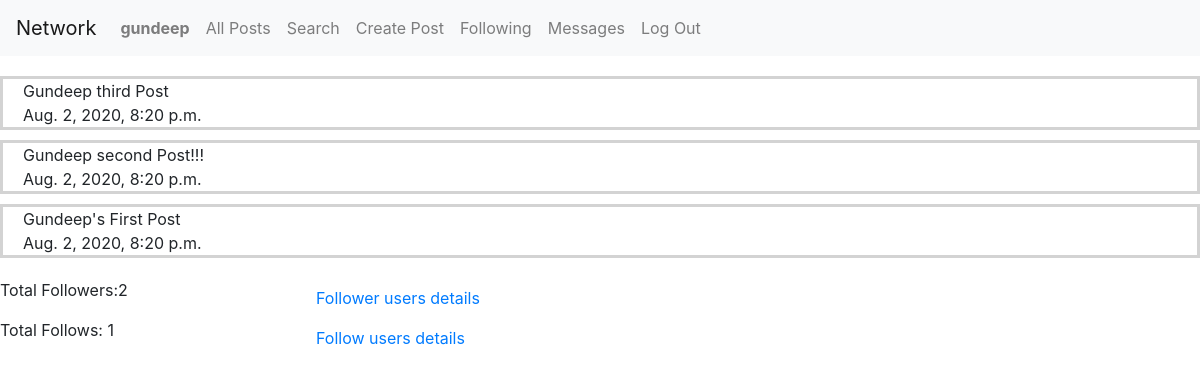
/profile/1 (signed in), run on the app's committed database.
### network/models.py (models this page shows)
class User(AbstractUser):
    pass

class Post(models.Model):
    content = models.CharField(max_length=140,blank=True)
    owner = models.ForeignKey("User", on_delete=models.CASCADE, related_name="user")
    creation_time = models.DateTimeField(auto_now_add=True)
    scope = models.CharField(max_length=140,blank=True)

### network/views.py (the view)
# urls.py: path("profile/<int:user_id>", views.profile, name="profile"),
def profile(request, user_id):
    isSignedIn=False
    if request.user.is_authenticated:
        isSignedIn=True
    finalPostList=[]
    user= get_object_or_404(User, pk=user_id)
    posts=Post.objects.filter(owner=user).order_by("-creation_time").all()
    finalPostList= filterPosts(posts,isSignedIn, request.user)
    page_obj = pagination(finalPostList, request)
    if request.user.is_authenticated:
        isItFollower=Follow.objects.filter(follower=request.user, following=user).exists()
    else:
        isItFollower=False
    return render(request, "network/profile.html", {
        "followers": Follow.objects.filter(following=user).all().count(),
        "follows": Follow.objects.filter(follower=user).all().count(),
        "alreadyFollows": isItFollower,
        "posts": page_obj,
        "postOwnerId":user_id
    })

### network/views.py (called while the page is built)
def filterPosts(posts, isSignedIn, user):
    finalPostList=[]
    for post in posts:
        if post.scope == "all":
            finalPostList.append(post)
        elif isSignedIn and post.owner == user:
            finalPostList.append(post)
        elif isSignedIn and post.scope == "followings" and Follow.objects.filter(follower=post.owner, following=user).count()>0:
            finalPostList.append(post)
        elif isSignedIn and post.scope == "followers" and Follow.objects.filter(follower=user, following=post.owner).count()>0:
            finalPostList.append(post)
    return finalPostList

def pagination(finalPostList,request):
    paginator = Paginator(finalPostList, 10)
    page_number = request.GET.get('page')
    page_obj = paginator.get_page(page_number)
    return page_obj

### network/templates/network/profile.html (shortened to what this page needs)
{% extends "network/layout.html" %}
{% load template_name %}
{% load static %}
{% block body %}
<div class="outerdiv">
    {% for post in posts %}
    <div class="postdiv">
        <div class="element-div">{{ post.content }}</div>
        <div class="element-div">{{ post.creation_time }}</div>
    </div>
    {% endfor %}
</div>
<div class="follow">
    <div class="followers">Total Followers:<span id="followers">{{followers}}</span></div>
    <div class="follows"><a class="nav-link" href="{% url 'followersDetails' postOwnerId %}">Follower users details</a></div>
</div>
<div class="follow">
<div class="followers">Total Follows: {{follows}}</div>
<div class="follows"><a class="nav-link" href="{% url 'followingDetails' postOwnerId %}">Follow users details</a></div>
</div>
{% endblock %}

### network/templates/network/layout.html (shortened to what this page needs)
{% load static %}
<!DOCTYPE html>
<html lang="en">
    <head>
        <link rel="stylesheet" href="https://stackpath.bootstrapcdn.com/bootstrap/4.4.1/css/bootstrap.min.css">
        <link href="{% static 'network/styles.css' %}" rel="stylesheet">
        <link rel="stylesheet" href="https://cdnjs.cloudflare.com/ajax/libs/font-awesome/4.7.0/css/font-awesome.min.css">
    </head>
    <body>
        <nav class="navbar navbar-expand-lg navbar-light bg-light">
            <a class="navbar-brand" href="#">Network</a>
            <div>
              <ul class="navbar-nav mr-auto">
                {% if user.is_authenticated %}
                    <li class="nav-item">
                        <a class="nav-link" href="#"><strong>{{ user.username }}</strong></a>
                    </li>
                {% endif %}
                <li class="nav-item">
                  <a class="nav-link" href="{% url 'index' %}">All Posts</a>
                </li>
                <li class="nav-item">
                    <a class="nav-link" href="{% url 'search' %}">Search</a>
                </li>
                {% if user.is_authenticated %}
                <li class="nav-item">
                    <a class="nav-link" href="{% url 'addPost' %}">Create Post</a>
                  </li>
                <li class="nav-item">
                        <a class="nav-link" href="{% url 'following' %}">Following</a>
                    </li>
                    <li class="nav-item">
                        <a class="nav-link" href="{% url 'message' %}">Messages</a>
                    </li>
                    <li class="nav-item">
                        <a class="nav-link" href="{% url 'logout' %}">Log Out</a>
                    </li>
                {% endif %}
              </ul>
            </div>
          </nav>
        <div class="body">
            {% block body %}
            {% endblock %}
        </div>
    </body>
</html>

### network/static/network/styles.css (style rules this page uses)
.postdiv { border-style: solid; margin-top:10px; border-color:lightgray; }
.element-div { padding-left: 20px; }
.outerdiv { margin-top: 20px !important; margin-bottom: 20px !important; }
.followers { float:left; width:25%; }
.follows { float:left; width:50%; }
.follow { clear:both; }

### data on the page
User: username "gundeep"
Post: content "Gundeep third Post", creation_time "Aug. 2, 2020, 8:20 p.m."
Post: content "Gundeep second Post!!!", creation_time "Aug. 2, 2020, 8:20 p.m."
Post: content "Gundeep's First Post", creation_time "Aug. 2, 2020, 8:20 p.m."

### other printed values
{{ followers }} "2"
{{ follows }} "1"
